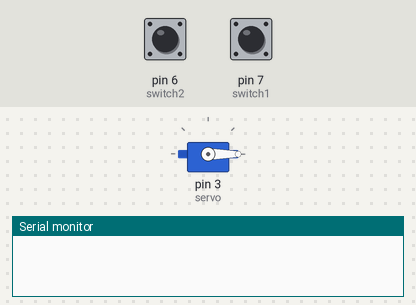
Bench run of a sketch on a simulated Arduino Uno, built with avr-gcc and run on an emulated ATmega328P. Parts: servo, the last lines printed to the serial monitor. Inputs (shaded band) come from the test bench; at power-on: pin 6 (switch2) LOW, pin 7 (switch1) LOW.

Above: at 1.2 s.
1.3 s: pin 6 (switch2) pulled HIGH for 0.15 s
At 1.81 s:
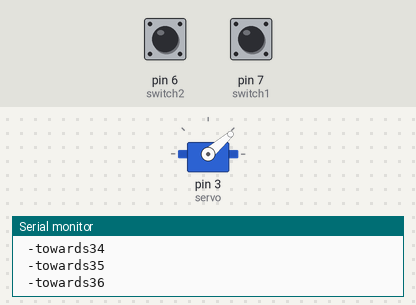
At 3.34 s:
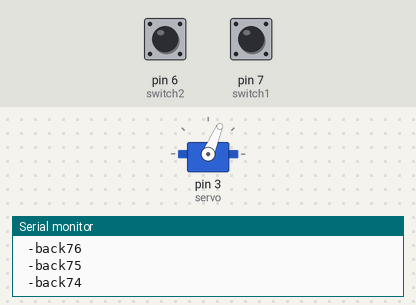
4.3 s: pin 7 (switch1) pulled HIGH for 3.2 s
At 6.05 s:
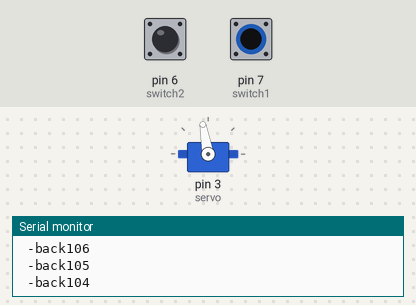
9.3 s: pin 7 (switch1) pulled HIGH for 1 s
12.3 s: pin 7 (switch1) pulled HIGH for 0.15 s
15.3 s: pin 6 (switch2) driven HIGH and pin 7 (switch1) driven HIGH
At 18.0 s:
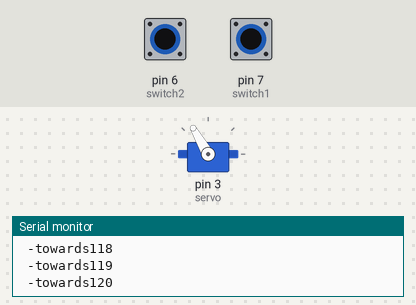
18.3 s: pin 6 (switch2) driven LOW
Timing chart, 0 to 22.3 s (numbered marks = the images above; inputs shaded):
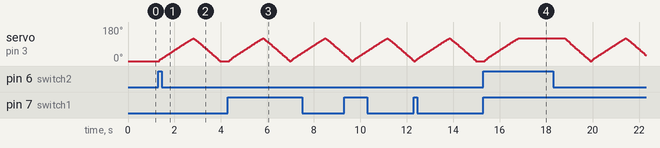

The sketch:

OP6_Servo.ino
```cpp
#include <Servo.h>
//Servo moter instancieren
Servo servo;

int pos = 0;
int switchState = LOW;
int switch1 = 7;
int switch2 = 6;

void setup() {
    //Zet pin 3 als de servo output
    servo.attach(3);

    //Zet pins van knoppen op input
    pinMode(switch1, INPUT);
    pinMode(switch2, INPUT);

    //Logboek aanzetten op een snelheid van 9600
    Serial.begin(9600);

    //Servo moter op nul zetten
    servo.write(0);
}

void loop() {
    // als knop 1 is ingedrukt do dan
    if (digitalRead(switch1) == HIGH) {
        //checken of beide knoppen ingedrukt zijn
        //zo ja voer functie buttonBoth uit
        if (checkButtonBoth()) { buttonBoth(); }
        //zo niet betekent dit dat alleen knop 1 is ingedrukt is, voer dus functie 1 uit
        else {
            button1();
        }
    } else {
        // Als knop 1 niet is ingedrukt dan kijk of knop 2 ingedrukt is
        if (digitalRead(switch2) == HIGH) {
            // zo ja check of beide knoppen zijn ingedrukt
            if (checkButtonBoth()) { buttonBoth(); }
            else {
                //zo niet betekent dit dat alleen knop 2 is ingedrukt is, voer dus functie 2 uit
                button2();
            }
        }
    }
}

bool checkButtonBoth() {
    //Voordaty er gecheckt wordt of beide knoppen zijn ingedrukt wordt er eerst een tijdje gewacht,
    //omdat twee knoppen niet precies gelijk ingedrukt kunnen worden
    delay(50);
    //zijn beide knoppen ingedrukt
    if (digitalRead(switch2) == HIGH && digitalRead(switch1) == HIGH) {
        return true;
    }
    return false;
}

//draaien functie er moet een begin en eindpunt meegegeven worden,
// daarnaast moet er een tijd van wachten tussen de stappen meegegeven worden
void turn(int start, int end, int time) {
    //Als het startpunt minder dan het eind punt is dan moet het er naar toe draaien
    if (start < end) turntowards(start, end, time);
    //Als het startpunt meer dan het eindpunt is moet het terug draaien
    if (start > end) turnback(start, end, time);
}

void turntowards(int start, int end, int time) {
    //voor elk getal tussen het startpunt eindpunt ga een stapje heen
    for (pos = start; pos <= end; pos += 1) {
        //nieuwe stand van de servo
        servo.write(pos);
        //wachten voordat er naar de volgende postie mag gaan
        delay(time);
        //In het logboek zetten dat er naar een positie gegaan is.
        Serial.print("\n -towards");
        Serial.print(pos);
    }
}

void turnback(int start, int end, int time) {
    //voor elk getal tussen het startpunt eindpunt ga een stapje terug
    for (pos = start; pos >= end; pos -= 1) {
        //nieuwe stand van de servo
        servo.write(pos);
        //wachten voordat er naar de volgende postie mag gaan
        delay(time);
        //In het logboek zetten dat er terug gegaan is naar een positie.
        Serial.print("\n -back");
        Serial.print(pos);
    }
}

void button1() {
    //in het logboek zetten dat knop 1 is ingedrukt is en wordt uitgevoerd
    Serial.print("\n -button1");
    //het aan spreken van de draai functie met het begin en eind punt, er word ook een wachttijd voor tussen de stappen uitgerekent
    //De tijd waarin het moet gebeuren (1 sec) gedeelt door de te draaien graden (120)
    turn(0, 120, (1000 / 120));
    turn(120, 0, (1000 / 120));
}


void button2() {
    //in het logboek zetten dat knop 2 is ingedrukt is en wordt uitgevoerd
    Serial.print("\n -button2");
    //De tijd waarin het moet gebeuren (0,5 sec) gedeelt door de te draaien graden (120)
    turn(0, 120, (500 / 120));
    turn(120, 0, (500 / 120));
}

void buttonBoth() {
    //in het logboek zetten dat knoppen 1 en 2 zijn ingedrukt is en de beide functie wordt uitgevoerd
    Serial.print("\n -both");
    //De tijd waarin het moet gebeuren (1 sec) gedeelt door de te draaien graden (120)
    turn(0, 120, (1000 / 120));
    //2 seconden wachten
    delay(2000);
    //De tijd waarin het moet gebeuren (1 sec) gedeelt door de te draaien graden (120)
    turn(120, 0, (1000 / 120));
};
```

Measured:
- after the input at 1.3 s, servo on pin 3 (servo): rises from 0° to 120° in 1.4 s, then falls to 0° in 1.1 s
- after the input at 15.3 s, servo on pin 3 (servo): moves from 0° to 120° over 1.4 s, starting after 0.06 s
